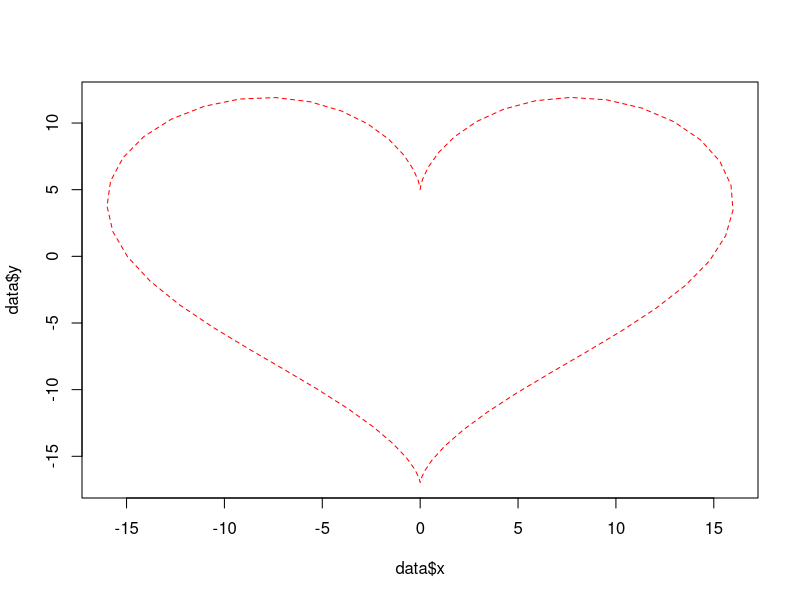

Source code (R):
## ---- chunk 1
knitr::opts_chunk$set(echo = TRUE)
## ---- chunk 2
data <- data.frame(t=seq(0, 2*pi, by=0.1) )
xfun <- function(t) 16*sin(t)^3
yfun <- function(t) 13*cos(t)-5*cos(2*t)-2*cos(3*t)-cos(4*t)
data$y <- yfun(data$t)
data$x <- xfun(data$t)

plot(data$x,data$y, type="l", col="red", lty=2)
